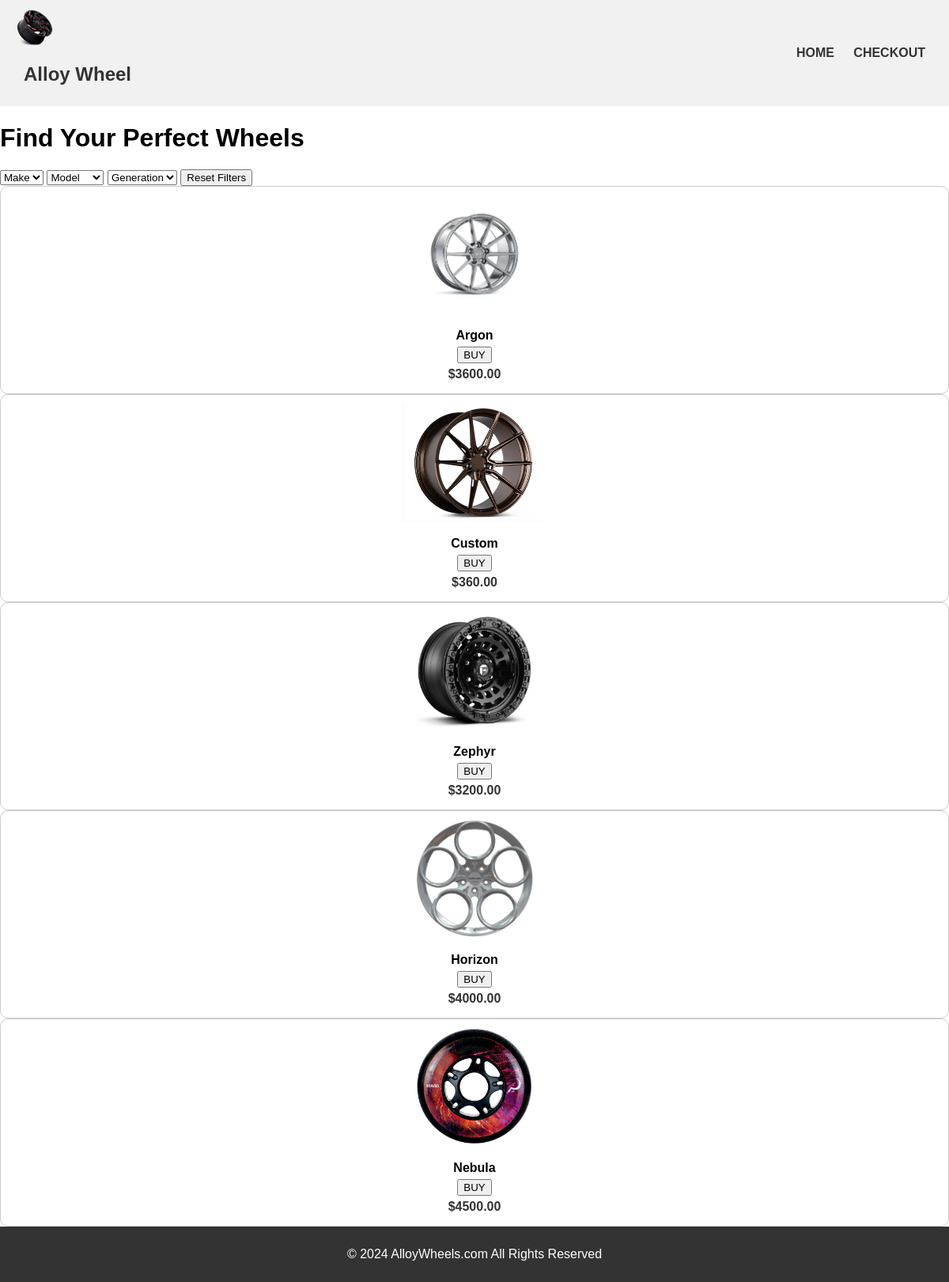
/products.php, run on the app's committed database.
### tables this page shows
CREATE TABLE `alloy_wheels` (
  `id` int(6) UNSIGNED NOT NULL,
  `name` varchar(100) NOT NULL,
  `make` varchar(50) NOT NULL,
  `model` varchar(50) NOT NULL,
  `generation` varchar(50) NOT NULL,
  `size` varchar(20) NOT NULL,
  `prize` decimal(10,2) DEFAULT NULL,
  `description` text DEFAULT NULL,
  `quantity` int(11) DEFAULT NULL
);

### products.php (the view, shortened to what this page needs)
<!DOCTYPE html>
<html lang="en">
<head>
  <link rel="stylesheet" href="style.css">
</head>
<body>
  <?php include('db_conn.php'); ?>
  <header class="header">
    <div class="logo">
      <img src="images/logo.jpg" alt="Alloy Wheel Logo">
      <h1>Alloy Wheel</h1>
    </div>
    <nav>
    <nav>
      <a href="HOME.php">HOME</a>
      <a href="checkout.php">CHECKOUT</a>
    </nav>
    </nav>
  </header>
  <div class="search-bar">
    <h1>Find Your Perfect Wheels</h1>
    <form id="filterForm" method="GET">
      <div class="filter-options">
        <select name="make" title="Select Make" onchange="document.getElementById('filterForm').submit();">
          <option value="">Make</option>
        </select>
        <select name="model" title="Select Model" onchange="document.getElementById('filterForm').submit();">
          <option value="">Model</option>
        </select>
        <select name="generation" title="Select Generation" onchange="document.getElementById('filterForm').submit();">
          <option value="">Generation</option>
        </select>
        <button type="button" onclick="window.location.href='products.php';">Reset Filters</button>
      </div>
    </form>
  </div>
  <main class="products">
    <?php
    $query = "SELECT * FROM alloy_wheels";
    $result = mysqli_query($dbc, $query);
    if ($result && mysqli_num_rows($result) > 0) {
      while ($row = mysqli_fetch_assoc($result)) {
        $name = $row['name'];
        $prize = $row['prize'];
        echo "
          <div class='product'>
            <img src='images/{$name}.jpg' alt='{$name}' title='{$name}'>
            <p><strong>{$name}</strong></p>
            <div class='product-footer'>
              <button type='button'>BUY</button>
              <p class='price'>\${$prize}</p>
            </div>
          </div>
        ";
      }
    } else {
      echo "<p>No products found. Please adjust your filters.</p>";
    }
    ?>
  </main>
  <footer class="footer">
    <p>© 2024 AlloyWheels.com All Rights Reserved</p>
  </footer>
</body>
</html>

### style.css (style rules this page uses)
body { font-family: Arial, sans-serif; margin: 0; padding: 0; }
.header { display: flex; justify-content: space-between; align-items: center; padding: 10px 20px; background-color: #f1f1f1; }
.header img { height: 50px; }
.header h1 { font-size: 24px; color: #333; margin-left: 10px; }
.header nav a { margin: 0 10px; text-decoration: none; color: #333; font-weight: bold; }
.product { border: 1px solid #ccc; padding: 10px; border-radius: 10px; text-align: center; }
.product img { max-width: 100%; height: 150px; margin-bottom: 10px; }
.product p { margin: 5px 0; }
.product .price { color: #333; font-weight: bold; }
.footer { text-align: center; padding: 10px; background-color: #333; color: white; }

### data on the page
alloy_wheels: name (picture), name "Argon", prize "3600.00"
alloy_wheels: name (picture), name "Custom", prize "360.00"
alloy_wheels: name (picture), name "Zephyr", prize "3200.00"
alloy_wheels: name (picture), name "Horizon", prize "4000.00"
alloy_wheels: name (picture), name "Nebula", prize "4500.00"
